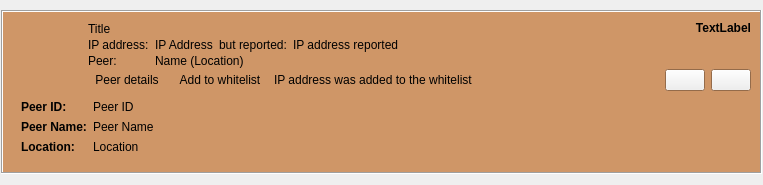
<?xml version="1.0" encoding="UTF-8"?>
<ui version="4.0">
 <class>SecurityIpItem</class>
 <widget class="QWidget" name="SecurityIpItem">
  <property name="geometry">
   <rect>
    <x>0</x>
    <y>0</y>
    <width>763</width>
    <height>185</height>
   </rect>
  </property>
  <layout class="QGridLayout">
   <property name="margin">
    <number>1</number>
   </property>
   <item row="0" column="0">
    <widget class="QFrame" name="frame">
     <property name="sizePolicy">
      <sizepolicy hsizetype="Expanding" vsizetype="Fixed">
       <horstretch>0</horstretch>
       <verstretch>0</verstretch>
      </sizepolicy>
     </property>
     <property name="palette">
      <palette>
       <active>
        <colorrole role="Base">
         <brush brushstyle="SolidPattern">
          <color alpha="255">
           <red>207</red>
           <green>150</green>
           <blue>103</blue>
          </color>
         </brush>
        </colorrole>
        <colorrole role="Window">
         <brush brushstyle="SolidPattern">
          <color alpha="255">
           <red>207</red>
           <green>150</green>
           <blue>103</blue>
          </color>
         </brush>
        </colorrole>
       </active>
       <inactive>
        <colorrole role="Base">
         <brush brushstyle="SolidPattern">
          <color alpha="255">
           <red>207</red>
           <green>150</green>
           <blue>103</blue>
          </color>
         </brush>
        </colorrole>
        <colorrole role="Window">
         <brush brushstyle="SolidPattern">
          <color alpha="255">
           <red>207</red>
           <green>150</green>
           <blue>103</blue>
          </color>
         </brush>
        </colorrole>
       </inactive>
       <disabled>
        <colorrole role="Base">
         <brush brushstyle="SolidPattern">
          <color alpha="255">
           <red>240</red>
           <green>240</green>
           <blue>240</blue>
          </color>
         </brush>
        </colorrole>
        <colorrole role="Window">
         <brush brushstyle="SolidPattern">
          <color alpha="255">
           <red>207</red>
           <green>150</green>
           <blue>103</blue>
          </color>
         </brush>
        </colorrole>
       </disabled>
      </palette>
     </property>
     <property name="toolTip">
      <string>&lt;html&gt;&lt;head/&gt;&lt;body&gt;&lt;p&gt;This warning is here to protect you against traffic forwarding attacks. In such a case, the friend you're connected to will not see your external IP, but the attacker's IP. &lt;/p&gt;&lt;p&gt;&lt;br/&gt;&lt;/p&gt;&lt;p&gt;However, if you just changed IPs for some reason (some ISPs regularly force change IPs) this warning just tells you that a friend connected to the new IP before Retroshare figured out the IP changed. Nothing's wrong in this case.&lt;/p&gt;&lt;p&gt;&lt;br/&gt;&lt;/p&gt;&lt;p&gt;You can easily suppress false warnings by white-listing your own IPs (e.g. the range of your ISP), or by completely disabling these warnings in Options-&amp;gt;Notify-&amp;gt;News Feed.&lt;/p&gt;&lt;/body&gt;&lt;/html&gt;</string>
     </property>
     <property name="autoFillBackground">
      <bool>true</bool>
     </property>
     <property name="frameShape">
      <enum>QFrame::Box</enum>
     </property>
     <property name="frameShadow">
      <enum>QFrame::Sunken</enum>
     </property>
     <layout class="QGridLayout">
      <property name="verticalSpacing">
       <number>0</number>
      </property>
      <item row="0" column="0">
       <widget class="QFrame" name="headFrame">
        <layout class="QGridLayout">
         <property name="verticalSpacing">
          <number>0</number>
         </property>
         <property name="margin">
          <number>0</number>
         </property>
         <item row="0" column="0" rowspan="2">
          <widget class="AvatarWidget" name="avatar">
           <property name="minimumSize">
            <size>
             <width>70</width>
             <height>70</height>
            </size>
           </property>
           <property name="maximumSize">
            <size>
             <width>70</width>
             <height>70</height>
            </size>
           </property>
           <property name="alignment">
            <set>Qt::AlignLeading|Qt::AlignLeft|Qt::AlignTop</set>
           </property>
          </widget>
         </item>
         <item row="1" column="1" colspan="2">
          <layout class="QHBoxLayout" name="horizontalLayout_3">
           <property name="spacing">
            <number>6</number>
           </property>
           <item>
            <widget class="QToolButton" name="peerDetailsButton">
             <property name="focusPolicy">
              <enum>Qt::NoFocus</enum>
             </property>
             <property name="text">
              <string>Peer details</string>
             </property>
             <property name="icon">
              <iconset resource="../images.qrc">
               <normaloff>:/images/informations_24x24.png</normaloff>:/images/informations_24x24.png</iconset>
             </property>
             <property name="iconSize">
              <size>
               <width>16</width>
               <height>16</height>
              </size>
             </property>
             <property name="toolButtonStyle">
              <enum>Qt::ToolButtonTextBesideIcon</enum>
             </property>
             <property name="autoRaise">
              <bool>true</bool>
             </property>
            </widget>
           </item>
           <item>
            <widget class="RsBanListToolButton" name="rsBanListButton">
             <property name="focusPolicy">
              <enum>Qt::NoFocus</enum>
             </property>
             <property name="text">
              <string notr="true">Add to whitelist</string>
             </property>
             <property name="iconSize">
              <size>
               <width>16</width>
               <height>16</height>
              </size>
             </property>
             <property name="autoRaise">
              <bool>true</bool>
             </property>
            </widget>
           </item>
           <item>
            <widget class="QLabel" name="rsBanListChangedLabel">
             <property name="text">
              <string notr="true">IP address was added to the whitelist</string>
             </property>
            </widget>
           </item>
           <item>
            <spacer name="horizontalSpacer">
             <property name="orientation">
              <enum>Qt::Horizontal</enum>
             </property>
             <property name="sizeHint" stdset="0">
              <size>
               <width>40</width>
               <height>20</height>
              </size>
             </property>
            </spacer>
           </item>
           <item>
            <widget class="QPushButton" name="expandButton">
             <property name="sizePolicy">
              <sizepolicy hsizetype="Fixed" vsizetype="Fixed">
               <horstretch>0</horstretch>
               <verstretch>0</verstretch>
              </sizepolicy>
             </property>
             <property name="focusPolicy">
              <enum>Qt::NoFocus</enum>
             </property>
             <property name="toolTip">
              <string>Expand</string>
             </property>
             <property name="icon">
              <iconset resource="../images.qrc">
               <normaloff>:/images/edit_add24.png</normaloff>:/images/edit_add24.png</iconset>
             </property>
            </widget>
           </item>
           <item>
            <widget class="QPushButton" name="clearButton">
             <property name="sizePolicy">
              <sizepolicy hsizetype="Fixed" vsizetype="Fixed">
               <horstretch>0</horstretch>
               <verstretch>0</verstretch>
              </sizepolicy>
             </property>
             <property name="focusPolicy">
              <enum>Qt::NoFocus</enum>
             </property>
             <property name="toolTip">
              <string>Remove Item</string>
             </property>
             <property name="icon">
              <iconset resource="../images.qrc">
               <normaloff>:/images/close_normal.png</normaloff>:/images/close_normal.png</iconset>
             </property>
            </widget>
           </item>
          </layout>
         </item>
         <item row="0" column="2">
          <layout class="QHBoxLayout" name="horizontalLayout_2">
           <item>
            <widget class="QLabel" name="timeLabel">
             <property name="font">
              <font>
               <weight>75</weight>
               <bold>true</bold>
              </font>
             </property>
             <property name="text">
              <string notr="true">TextLabel</string>
             </property>
             <property name="alignment">
              <set>Qt::AlignRight|Qt::AlignTop|Qt::AlignTrailing</set>
             </property>
            </widget>
           </item>
          </layout>
         </item>
         <item row="0" column="1">
          <layout class="QGridLayout">
           <property name="horizontalSpacing">
            <number>6</number>
           </property>
           <property name="verticalSpacing">
            <number>0</number>
           </property>
           <item row="2" column="0">
            <widget class="StyledLabel" name="ipAddrLabel">
             <property name="sizePolicy">
              <sizepolicy hsizetype="Maximum" vsizetype="Minimum">
               <horstretch>0</horstretch>
               <verstretch>0</verstretch>
              </sizepolicy>
             </property>
             <property name="text">
              <string>IP address:</string>
             </property>
             <property name="alignment">
              <set>Qt::AlignLeading|Qt::AlignLeft|Qt::AlignVCenter</set>
             </property>
             <property name="wordWrap">
              <bool>true</bool>
             </property>
            </widget>
           </item>
           <item row="2" column="1">
            <widget class="QLabel" name="ipAddr">
             <property name="toolTip">
              <string>&lt;html&gt;&lt;head/&gt;&lt;body&gt;&lt;p&gt;This warning is here to protect you against traffic forwarding attacks. In such a case, the friend you're connected to will not see your external IP, but the attacker's IP. &lt;/p&gt;&lt;p&gt;&lt;br/&gt;&lt;/p&gt;&lt;p&gt;However, if you just changed IPs for some reason (some ISPs regularly force change IPs) this warning just tells you that a friend connected to the new IP before Retroshare figured out the IP changed. Nothing's wrong in this case.&lt;/p&gt;&lt;p&gt;&lt;br/&gt;&lt;/p&gt;&lt;p&gt;You can easily suppress false warnings by white-listing your own IPs (e.g. the range of your ISP), or by completely disabling these warnings in Options-&amp;gt;Notify-&amp;gt;News Feed.&lt;/p&gt;&lt;/body&gt;&lt;/html&gt;</string>
             </property>
             <property name="text">
              <string notr="true">IP Address</string>
             </property>
             <property name="textInteractionFlags">
              <set>Qt::LinksAccessibleByMouse|Qt::TextSelectableByKeyboard|Qt::TextSelectableByMouse</set>
             </property>
            </widget>
           </item>
           <item row="2" column="2">
            <widget class="QLabel" name="ipAddrReportedLabel">
             <property name="text">
              <string>but reported:</string>
             </property>
            </widget>
           </item>
           <item row="2" column="3">
            <widget class="QLabel" name="ipAddrReported">
             <property name="sizePolicy">
              <sizepolicy hsizetype="MinimumExpanding" vsizetype="Preferred">
               <horstretch>0</horstretch>
               <verstretch>0</verstretch>
              </sizepolicy>
             </property>
             <property name="text">
              <string notr="true">IP address reported</string>
             </property>
             <property name="textInteractionFlags">
              <set>Qt::LinksAccessibleByMouse|Qt::TextSelectableByKeyboard|Qt::TextSelectableByMouse</set>
             </property>
            </widget>
           </item>
           <item row="3" column="0">
            <widget class="StyledLabel" name="peerLabel">
             <property name="text">
              <string notr="true">Peer:</string>
             </property>
             <property name="alignment">
              <set>Qt::AlignLeading|Qt::AlignLeft|Qt::AlignVCenter</set>
             </property>
            </widget>
           </item>
           <item row="0" column="0" colspan="4">
            <widget class="StyledLabel" name="titleLabel">
             <property name="text">
              <string notr="true">Title</string>
             </property>
            </widget>
           </item>
           <item row="3" column="1" colspan="3">
            <widget class="QLabel" name="peer">
             <property name="sizePolicy">
              <sizepolicy hsizetype="MinimumExpanding" vsizetype="Preferred">
               <horstretch>0</horstretch>
               <verstretch>0</verstretch>
              </sizepolicy>
             </property>
             <property name="text">
              <string notr="true">Name (Location)</string>
             </property>
             <property name="textInteractionFlags">
              <set>Qt::LinksAccessibleByMouse|Qt::TextSelectableByKeyboard|Qt::TextSelectableByMouse</set>
             </property>
            </widget>
           </item>
          </layout>
         </item>
        </layout>
       </widget>
      </item>
      <item row="1" column="0">
       <widget class="QFrame" name="expandFrame">
        <layout class="QGridLayout">
         <item row="0" column="0">
          <widget class="QLabel" name="peerIDLabel">
           <property name="font">
            <font>
             <weight>75</weight>
             <bold>true</bold>
            </font>
           </property>
           <property name="text">
            <string>Peer ID:</string>
           </property>
          </widget>
         </item>
         <item row="2" column="1">
          <widget class="QLabel" name="location">
           <property name="sizePolicy">
            <sizepolicy hsizetype="MinimumExpanding" vsizetype="Preferred">
             <horstretch>0</horstretch>
             <verstretch>0</verstretch>
            </sizepolicy>
           </property>
           <property name="text">
            <string notr="true">Location</string>
           </property>
           <property name="textInteractionFlags">
            <set>Qt::LinksAccessibleByMouse|Qt::TextSelectableByKeyboard|Qt::TextSelectableByMouse</set>
           </property>
          </widget>
         </item>
         <item row="0" column="1">
          <widget class="QLabel" name="peerID">
           <property name="sizePolicy">
            <sizepolicy hsizetype="MinimumExpanding" vsizetype="Preferred">
             <horstretch>0</horstretch>
             <verstretch>0</verstretch>
            </sizepolicy>
           </property>
           <property name="text">
            <string notr="true">Peer ID</string>
           </property>
           <property name="textInteractionFlags">
            <set>Qt::LinksAccessibleByMouse|Qt::TextSelectableByKeyboard|Qt::TextSelectableByMouse</set>
           </property>
          </widget>
         </item>
         <item row="2" column="0">
          <widget class="QLabel" name="locationLabel">
           <property name="font">
            <font>
             <weight>75</weight>
             <bold>true</bold>
            </font>
           </property>
           <property name="text">
            <string>Location:</string>
           </property>
          </widget>
         </item>
         <item row="1" column="0">
          <widget class="QLabel" name="peerNameLabel">
           <property name="font">
            <font>
             <weight>75</weight>
             <bold>true</bold>
            </font>
           </property>
           <property name="text">
            <string>Peer Name:</string>
           </property>
          </widget>
         </item>
         <item row="1" column="1">
          <widget class="QLabel" name="peerName">
           <property name="text">
            <string notr="true">Peer Name</string>
           </property>
           <property name="textInteractionFlags">
            <set>Qt::LinksAccessibleByMouse|Qt::TextSelectableByKeyboard|Qt::TextSelectableByMouse</set>
           </property>
          </widget>
         </item>
        </layout>
       </widget>
      </item>
     </layout>
    </widget>
   </item>
  </layout>
 </widget>
 <customwidgets>
  <customwidget>
   <class>StyledLabel</class>
   <extends>QLabel</extends>
   <header>gui/common/StyledLabel.h</header>
  </customwidget>
  <customwidget>
   <class>AvatarWidget</class>
   <extends>QLabel</extends>
   <header>gui/common/AvatarWidget.h</header>
   <container>1</container>
  </customwidget>
  <customwidget>
   <class>RsBanListToolButton</class>
   <extends>QToolButton</extends>
   <header>gui/common/RsBanListToolButton.h</header>
  </customwidget>
 </customwidgets>
 <resources>
  <include location="../images.qrc"/>
 </resources>
 <connections/>
</ui>
